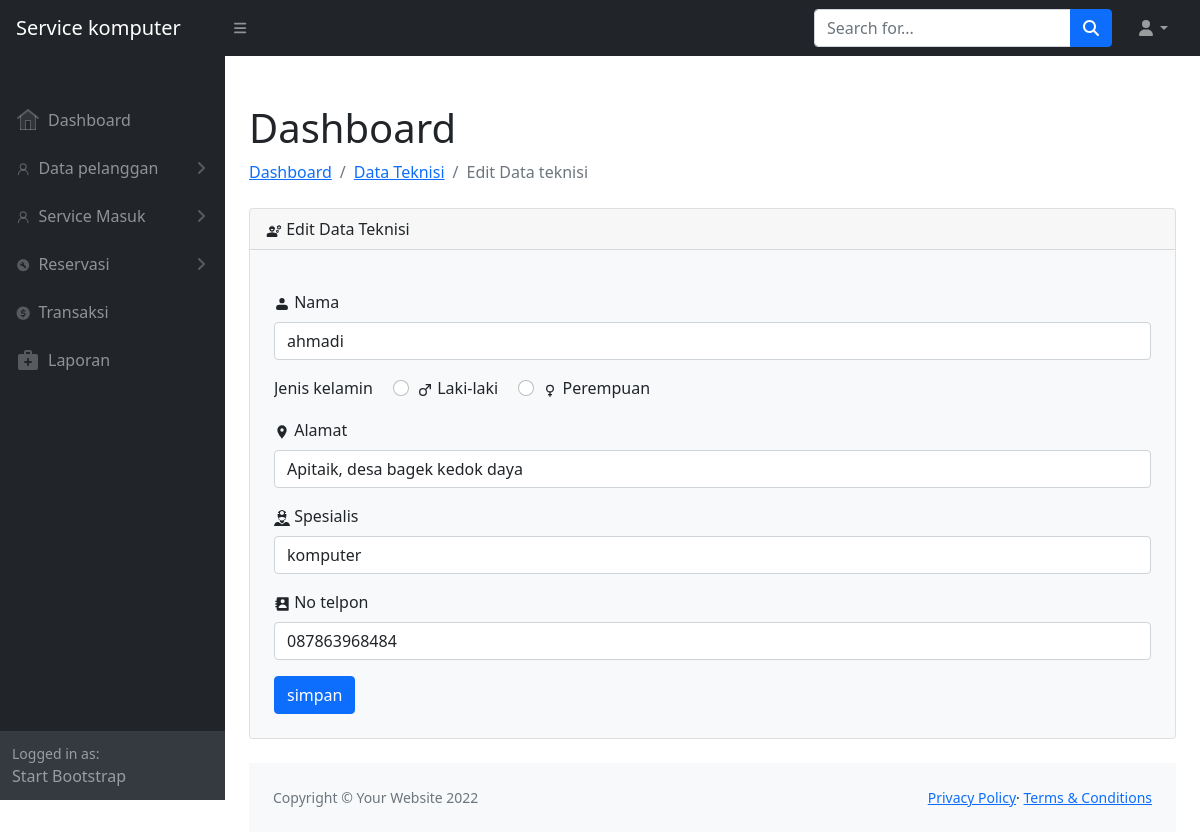
The page /teknisi-edit.php?id_teknisi=1&aksi=edit on the database its author committed.
### tables this page shows
CREATE TABLE `tb_teknisi` (
  `id_teknisi` int(50) NOT NULL,
  `nama_teknisi` varchar(100) NOT NULL,
  `Jenis_kelamin` varchar(100) NOT NULL,
  `alamat` varchar(100) NOT NULL,
  `spesialis` varchar(50) NOT NULL,
  `no_hp` varchar(50) NOT NULL
);

### teknisi-edit.php (the view, shortened to what this page needs)
<?php
include "database.php";
$database = new database();
include "header.php";
?>
<div class="container-fluid pt-4 px-4">
    <h1 class="mt-4">Dashboard</h1>
        <ol class="breadcrumb mb-4">
            <li class="breadcrumb-item"><a href="index-admin.php">Dashboard</a></li>
            <li class="breadcrumb-item"><a href="teknisi-data.php">Data Teknisi</a></li>
            <li class="breadcrumb-item active">Edit Data teknisi</li>
        </ol>
        <div class="card mb-4">
            <div class="card-header">
                <i>
                </i>
                Edit Data Teknisi
        </div>
    <div class="col-12">
        <div class="bg-light rounded h-100 p-4">
            <div class="table-responsive">
                <form action="proses.php?aksi=updateteknisi" method="post">
                <?php
            foreach($database->Edit_data_teknisi($_GET['id_teknisi']) as $data){
            ?>
                    <table>
                        <div class="mb-3">
                            <label for="nama" class="form-label">
                                <i><svg xmlns="http://www.w3.org/2000/svg" width="1em" height="1em" viewBox="0 0 24 24"><path fill="currentColor" fill-rule="evenodd" d="M8 7a4 4 0 1 1 8 0a4 4 0 0 1-8 0m0 6a5 5 0 0 0-5 5a3 3 0 0 0 3 3h12a3 3 0 0 0 3-3a5 5 0 0 0-5-5z" clip-rule="evenodd"/></svg></i>
                                Nama
                            </label>
                            <input type="text" class="form-control" name="nama_teknisi" id="nama_teknisi" value="<?php echo $data['nama_teknisi']; ?>">
                        </div>
                        <div class="mb-3">
                            <label for="jenis_kelamin" class="form-check-inline">Jenis kelamin</label>
                                <div class="form-check form-check-inline">
                                    <input type="radio" name="Jenis_kelamin" value="laki-laki" class="form-check-input">
                                    <label for="jenis_kelamin_l" class="form-check-label">
                                    <i><svg xmlns="http://www.w3.org/2000/svg" width="1em" height="1em" viewBox="0 0 24 24"><path fill="currentColor" d="M9 9c1.29 0 2.5.41 3.47 1.11L17.58 5H13V3h8v8h-2V6.41l-5.11 5.09c.7 1 1.11 2.2 1.11 3.5a6 6 0 0 1-6 6a6 6 0 0 1-6-6a6 6 0 0 1 6-6m0 2a4 4 0 0 0-4 4a4 4 0 0 0 4 4a4 4 0 0 0 4-4a4 4 0 0 0-4-4"/></svg></i>
                                    Laki-laki
                                    </label>
                                </div>
                                <div class="form-check form-check-inline">
                                    <input type="radio" name="Jenis_kelamin" value="<?php echo $data['Jenis_kelamin']; ?>" class="form-check-input">
                                    <label for="Jenis_kelamin" class="form-check-label">
                                    <i><svg xmlns="http://www.w3.org/2000/svg" width="1em" height="1em" viewBox="0 0 24 24"><path fill="currentColor" d="M12 4a6 6 0 0 1 6 6c0 2.97-2.16 5.44-5 5.92V18h2v2h-2v2h-2v-2H9v-2h2v-2.08c-2.84-.48-5-2.95-5-5.92a6 6 0 0 1 6-6m0 2a4 4 0 0 0-4 4a4 4 0 0 0 4 4a4 4 0 0 0 4-4a4 4 0 0 0-4-4"/></svg></i>
                                    Perempuan</label>
                                </div>
                        </div>
                        <div class="mb-3">
                            <label for="alamat" class="form-label">
                                <i><svg xmlns="http://www.w3.org/2000/svg" width="1em" height="1em" viewBox="0 0 24 24"><path fill="currentColor" d="M12 11.5A2.5 2.5 0 0 1 9.5 9A2.5 2.5 0 0 1 12 6.5A2.5 2.5 0 0 1 14.5 9a2.5 2.5 0 0 1-2.5 2.5M12 2a7 7 0 0 0-7 7c0 5.25 7 13 7 13s7-7.75 7-13a7 7 0 0 0-7-7"/></svg></i>
                                Alamat
                            </label>
                            <input type="text" name="alamat" id="alamat" value="<?php echo $data['alamat']; ?>" class="form-control">
                        </div>
                        <div class="mb-3">
                            <label for="spesialis" class="form-label">
                                <i></i>
                            Spesialis
                            </label>
                            <input type="text" name="spesialis" id="spesialis" value="<?php echo $data['spesialis']; ?>" class="form-control">
                        </div>
                        <div class="mb-3">
                            <label for="no_hp" class="form-label">
                                <i></i>
                                No telpon
                            </label>
                            <input type="text" name="no_hp" id="no_hp" value="<?php echo $data['no_hp']; ?>" class="form-control">
                        </div>
                    </table>
                    <?php
                        }
                    ?>
                        <button type="submit" class="btn btn-primary">simpan</button>
                </form>
                </div>
            </div>
    </div>
</div>
<?php
include "footer.php";
?>

### rows shown on the page
tb_teknisi: nama_teknisi "ahmadi", alamat "Apitaik, desa bagek kedok daya", spesialis "komputer", no_hp "087863968484"
